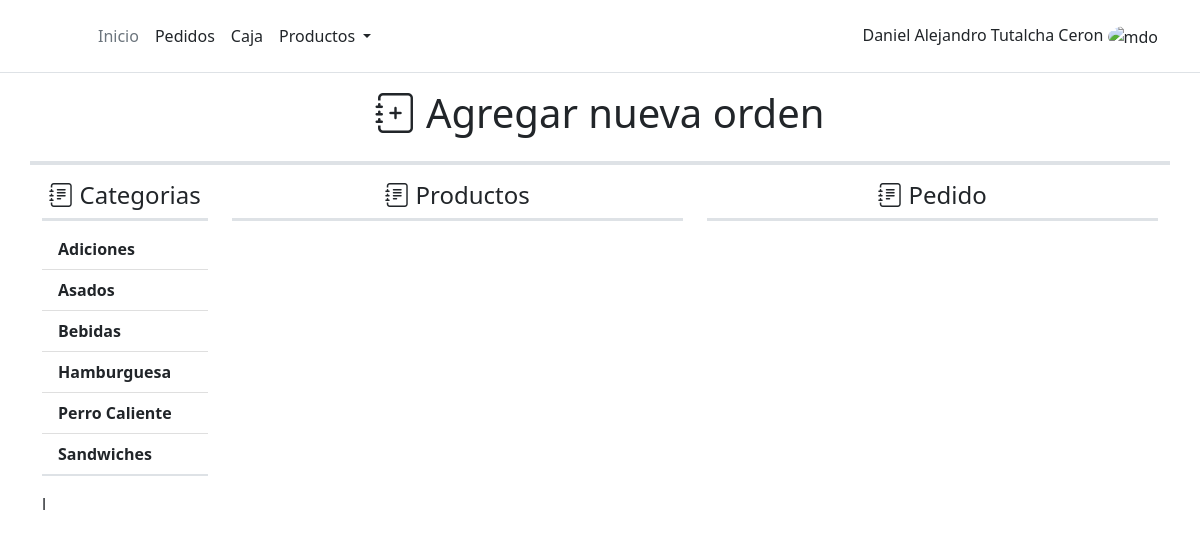
Page /order/ on the earlier database version.
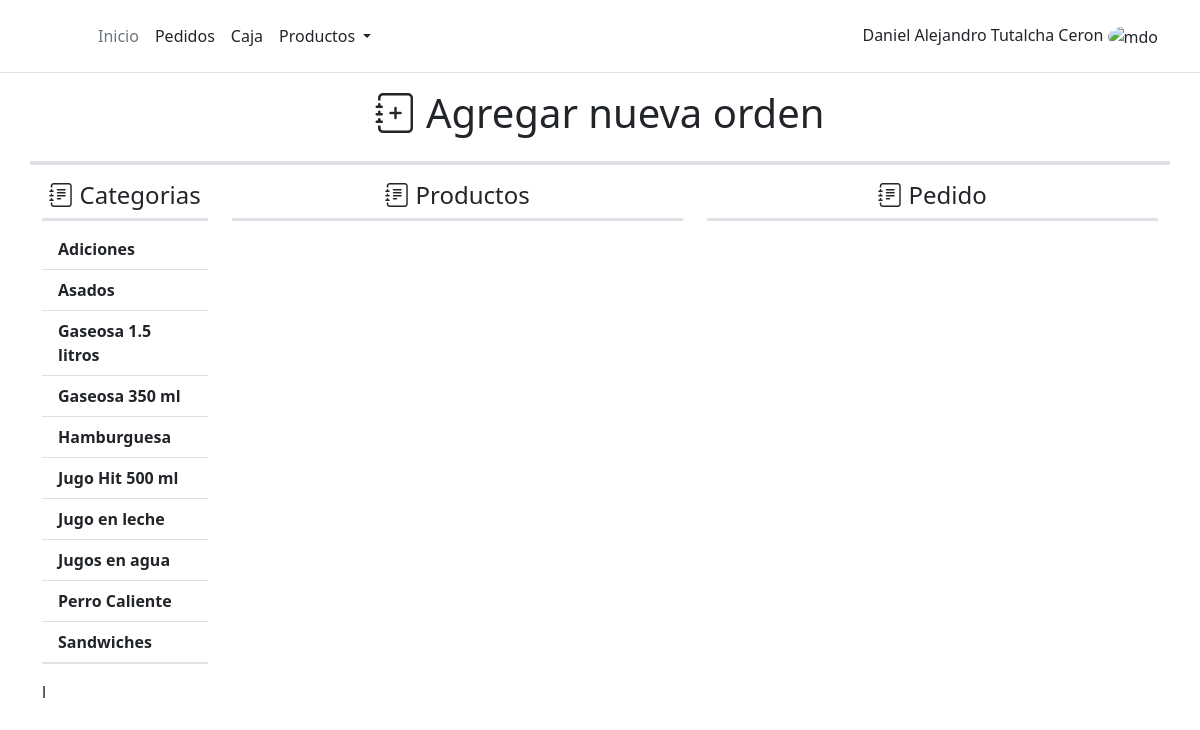
Same page on the later database version.
### product/models.py (models this page shows, shortened)
class Category(models.Model):
    name = models.CharField(max_length=100)
    description = models.TextField()
    status = models.BooleanField(default=True)
    created = models.DateTimeField(auto_now_add=True, verbose_name="Fecha de creación")
    updated = models.DateTimeField(auto_now=True, verbose_name="Fecha de edición")
    class Meta:
        ordering = ['name']

### work_order/views.py (the view)
# urls.py: path('',AddOrderView.as_view(), name='order'),
class AddOrderView(TemplateView):
    template_name ='work_order/order.html'
    def get_context_data(self, **kwargs):
        context = super().get_context_data(**kwargs)
        context['categories'] = Category.objects.filter(status = True)
        return context

### work_order/templates/work_order/order.html (shortened to what this page needs)
{% extends "core/base.html" %}
{% load static%}
{% block content%}
<div class="row pb-3 border-4 border-bottom">
	<h1 class="text-center"><i class="bi bi-journal-plus"></i> Agregar nueva orden</h1>
</div>
<div class="row">
	<div class="col-lg-2 col-md-4 py-3">
		<div class="border-3 border-bottom">
			<h4 class="text-center"><i class="bi bi-journal-text"></i> Categorias</h4>
		</div>
		<div class="list-group list-group-flush mt-2 border-2 border-bottom" id="div_categories">
			{% for category in categories %}
			<button type="button" id="btn_categories_list_{{category.id}}" class="list-group-item list-group-item-action" onclick="list_product({{category.id}})"><b>{{category.name}}</b></button>
			{% endfor %}
		</div>
	</div>
	<div class="col-lg-5 col-md-8 py-3 ">
		<div class="border-3 border-bottom">
			<h4 class="text-center"><i class="bi bi-journal-text"></i> Productos</h4>
		</div>
	</div>
	<div class="col-lg-5 py-3">
		<div class="border-3 border-bottom">
			<h4 class="text-center"><i class="bi bi-journal-text"></i> Pedido</h4>
		</div>
		<div class=" mt-2" >
			<ul class="list-group list-group-flush pt-3" id="product_list">
			</ul>
		</div>
	</div>
</div>
l
{% endblock%}

Differences in the rows shown:
removed Category: name "Bebidas"
added Category: name "Gaseosa 1.5 litros"
added Category: name "Gaseosa 350 ml"
added Category: name "Jugo Hit 500 ml"
added Category: name "Jugo en leche"
added Category: name "Jugos en agua"
